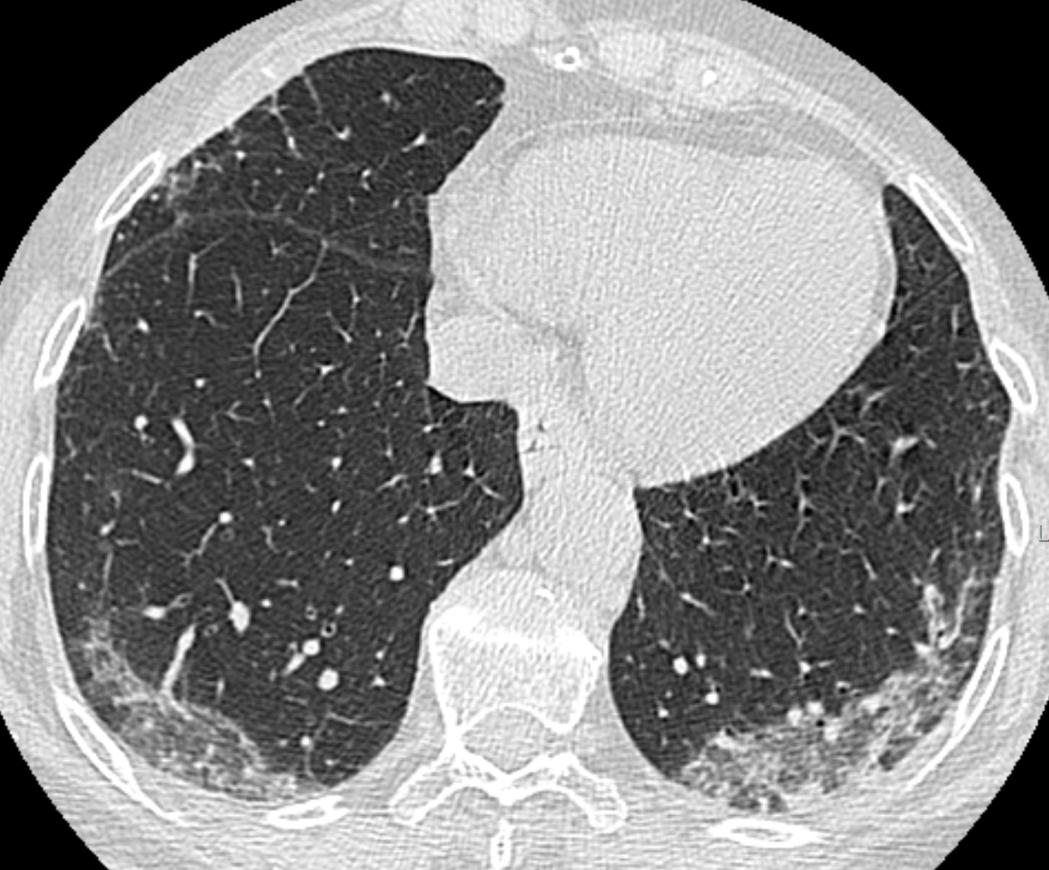
%> input picture New_images/CT_14.jpg, 1049 x 870 px
$ octave scartissueratio.m   (GNU Octave 9; MATLAB toolbox functions it lacks are replaced by stand-ins)
%> lines starting %> are read from the running program, lines starting %| are printed output that depends on the picture; in (x1, y1, x2, y2) boxes, pixels count from 0 and x2, y2 are one past the last pixel; in counts of white or black regions, pixels touching at a corner belong together; the program's own positions count from 1
I = imread('CT_14.jpg'); % arbitary ct scan
%> I is the input picture: size 870x1049x3 uint8; mean R, G, B 135.9, 135.9, 135.9
    I = im2double(I);
%> I: size 870x1049x3 double
    I = im2gray(I);
%> I: size 870x1049 double

    %edge detection of lungs
    s = uint8(255 * mat2gray(I));
    s = imbinarize(s);
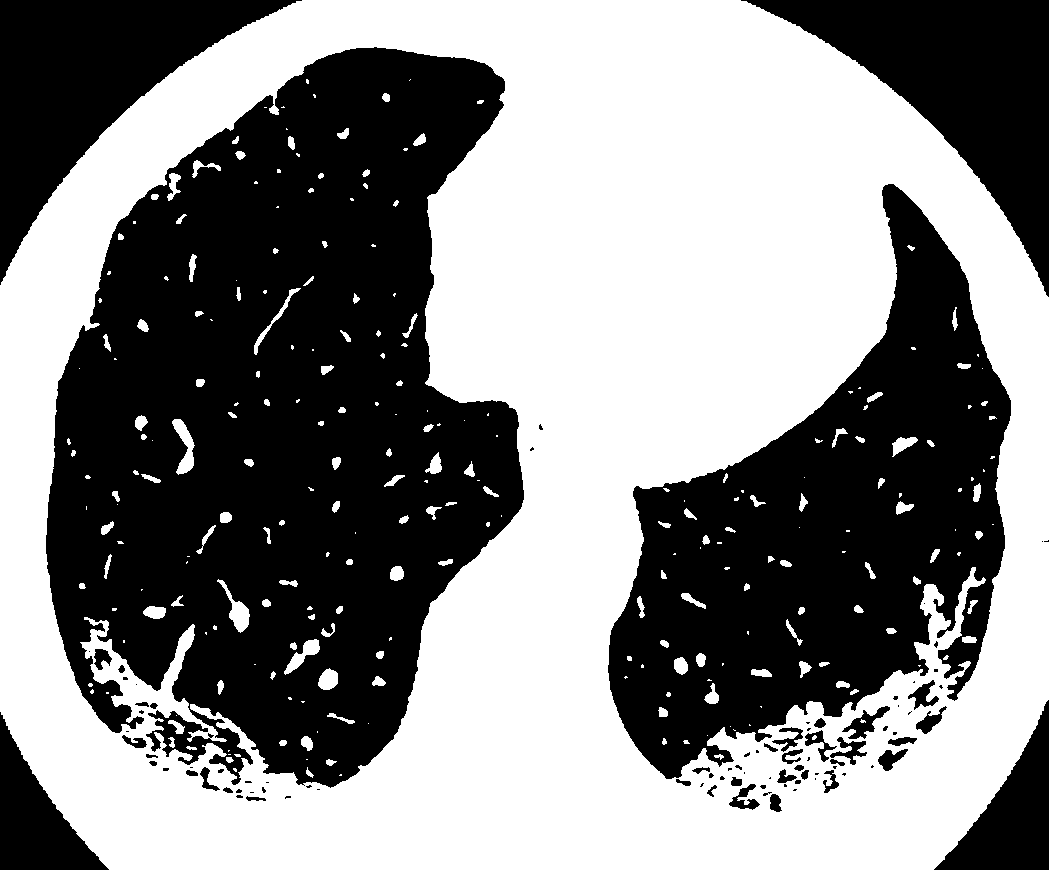
%> s: size 870x1049 logical; 52.2% white; 92 black regions (52 under 20 px), largest, box (x1, y1, x2, y2) and area: (46, 47, 524, 788) 232700, (608, 184, 1011, 779) 116634, (741, 0, 1049, 297) 33556
    binaryImage = xor(s,imerode(s, true(3)));
%> binaryImage: size 870x1049 logical; 2.2% white in thin lines or dots

    %fills in surface area of lungs
    binaryImage = imfill(binaryImage, 'holes');
%> binaryImage: size 870x1049 logical; 41.7% white; 58 white regions (8 under 20 px), largest, box (x1, y1, x2, y2) and area: (45, 46, 525, 792) 246966, (607, 183, 1012, 794) 127074, (728, 776, 761, 811) 656
    lungsMask = imfill(binaryImage, 'holes');

    %takes the two largest 'blobs' (aka the lungs)
    [labeledImage, numberOfBlobs] = bwlabel(binaryImage);
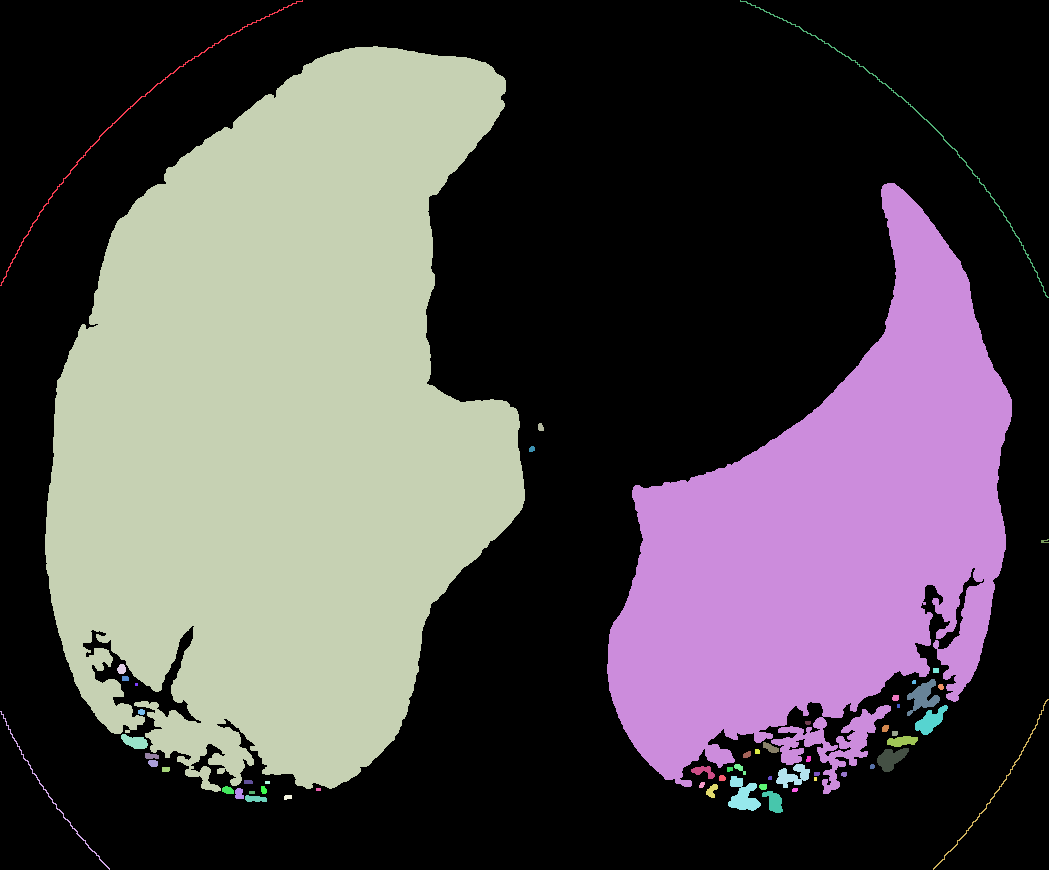
%> labeledImage: size 870x1049 double; 59 distinct labels, from 0 to 58; one colour per label, 0 black
%> numberOfBlobs = 58
    blobMeasurements = regionprops(labeledImage, 'area', 'Centroid');
%> blobMeasurements = 58 regions; largest, Area and Centroid: 246966 [279.3 427], 127074 [826.6 542.2], 656 [743.9 796.4], 608 [915.5 129.8], 590 [133.1 124.4]
    allAreas = [blobMeasurements.Area];
%> allAreas = 58 values, max 246966 at index 3, min 9 at index 7, mean 6569.1
    [sortedAreas, sortIndexes] = sort(allAreas, 'descend');
%> sortedAreas = 58 values, max 246966 at index 1, min 9 at index 58, mean 6569.1; sortIndexes = 58 values, max 58 at index 50, min 1 at index 5, mean 29.5
    biggestBlob = ismember(labeledImage, sortIndexes(1:2));
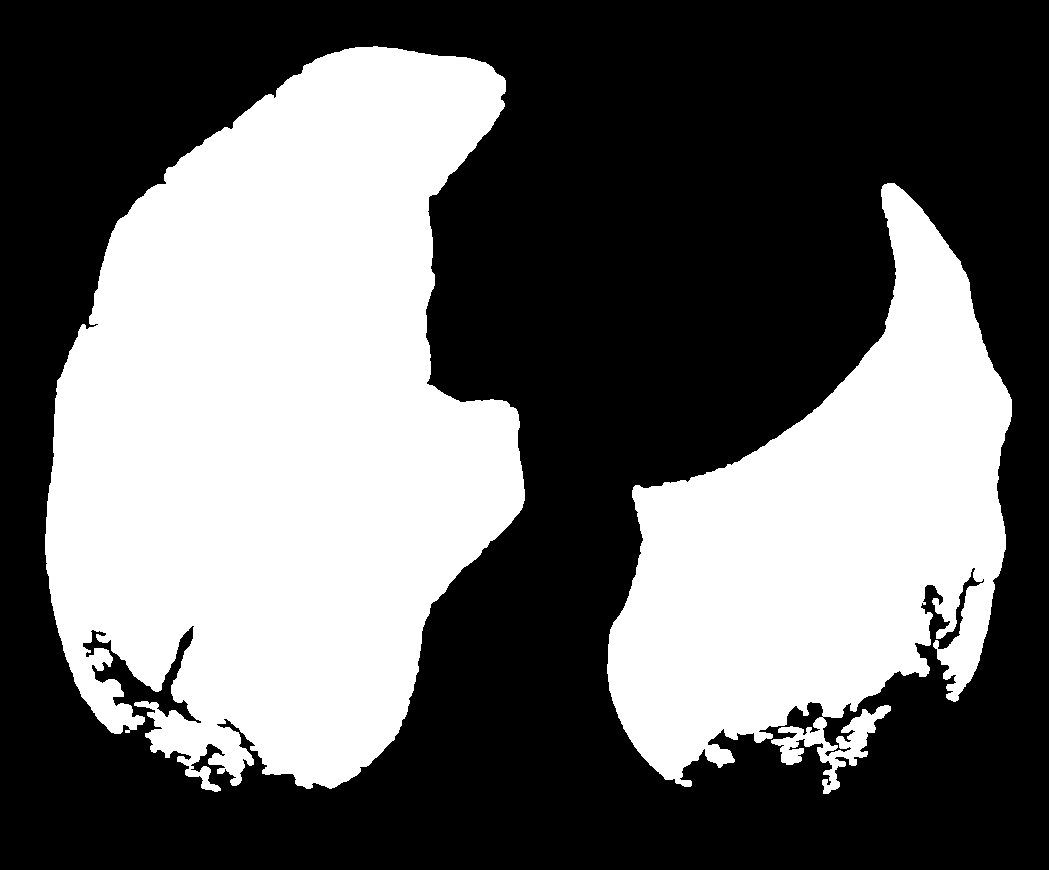
%> biggestBlob: size 870x1049 logical; 41% white; 2 white regions, box (x1, y1, x2, y2) and area: (45, 46, 525, 792) 246966, (607, 183, 1012, 794) 127074
    binaryImage = biggestBlob > 0;

    %masks the pixel index of lungs to original image
    lungIm = I;
    lungIm(binaryImage == 0) = 0;

    %identifies scar tissue
    scar = lungIm;
    scar(scar < .5) = 0;


    figure(1)
    subplot(1,5,1); imshow(I)
    subplot(1,5,2); imshow(binaryImage)
    subplot(1,5,3); imshow(lungIm)
    subplot(1,5,4); imshow(scar)
    %create scar binary image
    scarbinary = scar > 0.01;
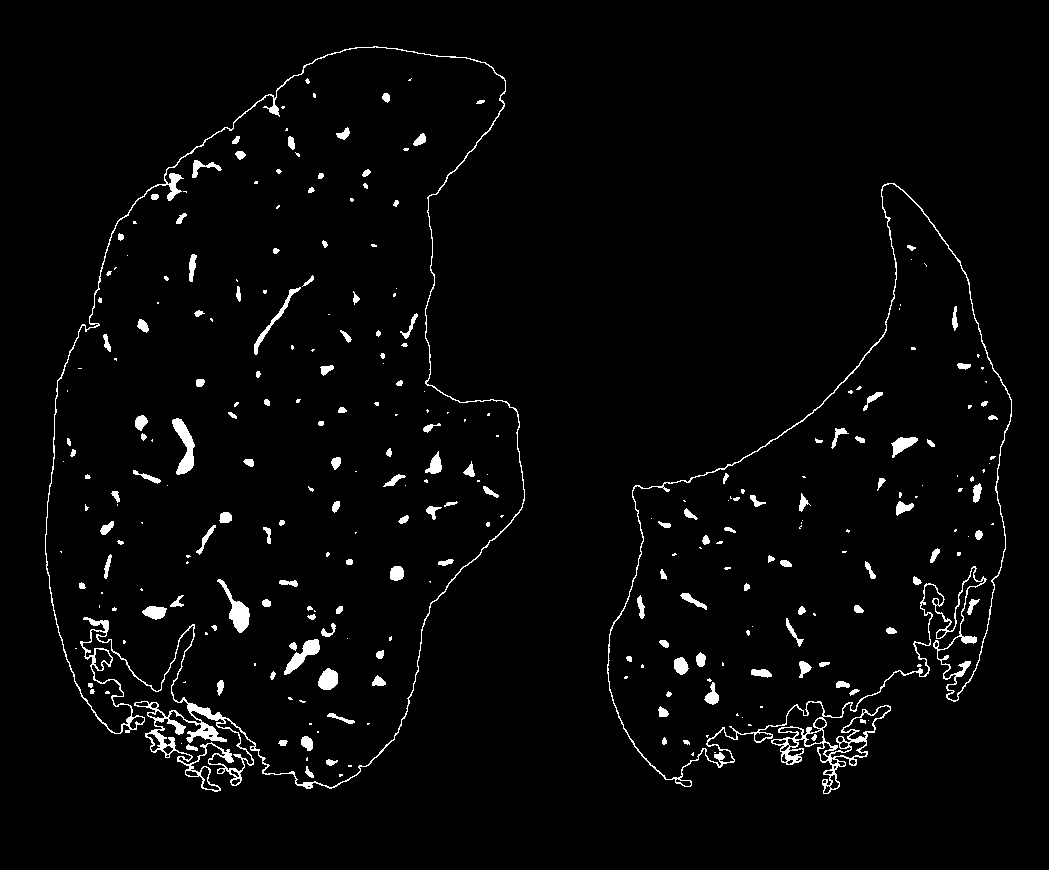
%> scarbinary: size 870x1049 logical; 2.8% white; 289 white regions (138 under 20 px), largest, box (x1, y1, x2, y2) and area: (45, 46, 525, 792) 6791, (607, 183, 1012, 794) 5588, (172, 418, 195, 475) 620
    subplot(1,5,5); imshow(scarbinary)
    %find ratio of scar pixels versus total lung volume based on the
    %segmented lungs
    scarbinary(scarbinary == 0) = [];
    binaryImage(binaryImage == 0) = [];
    ScarRatio = 1 - (length(binaryImage) - length(scarbinary))/(length(binaryImage));
%> ScarRatio = 0.0685

$ run again, with New_images/CT_1.jpg copied over New_images/CT_14.jpg
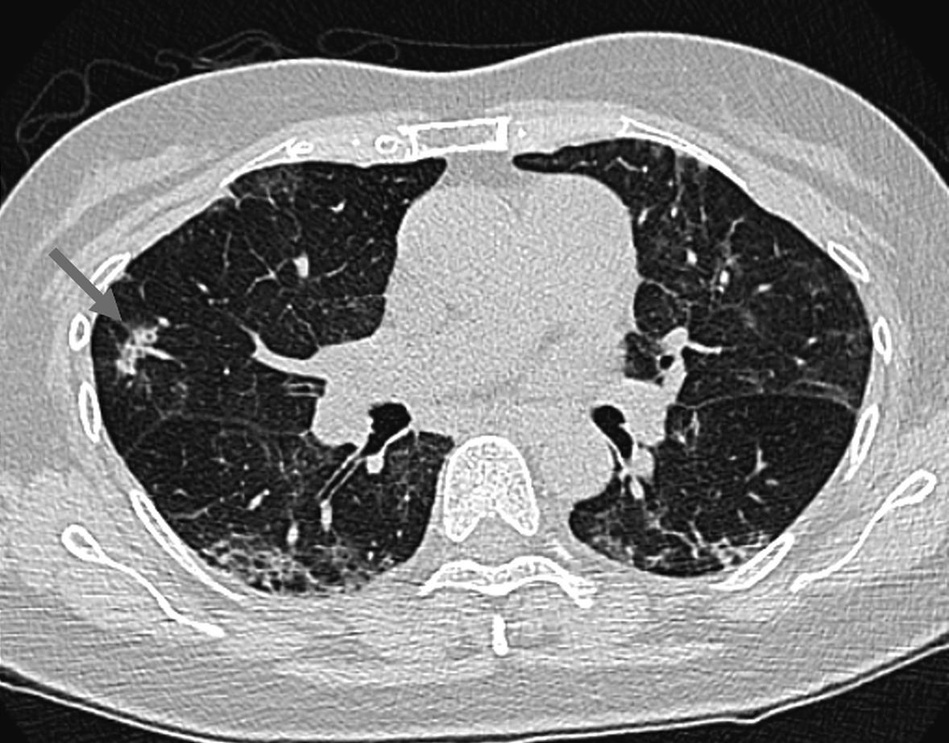
%> input picture New_images/CT_1.jpg, 949 x 743 px, shrunk from 1178 x 922 before the run
%> I is the input picture: size 743x949x3 uint8; min 0, max 255, mean 126.4
%> `[labeledImage, numberOfBlobs] = bwlabel(binaryImage);`:
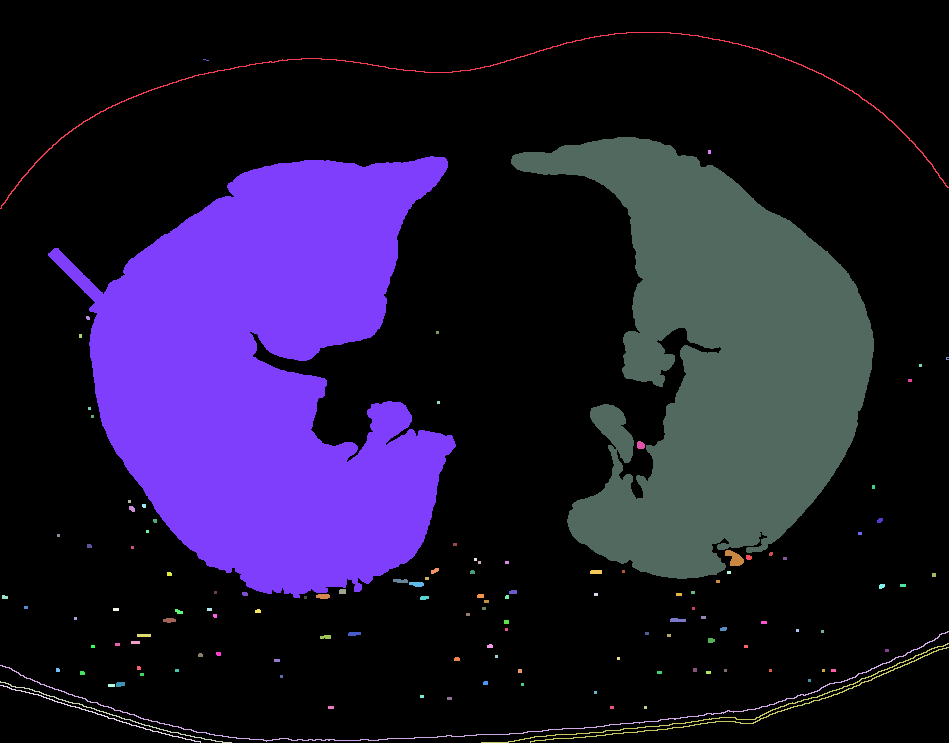
%> labeledImage: size 743x949 double; 128 distinct labels, from 0 to 127; one colour per label, 0 black
%> numberOfBlobs = 127
%> blobMeasurements = 127 regions; largest, Area and Centroid: 106511 [268 377.3], 84608 [720.4 363.8], 1311 [477 87.9], 1163 [480.3 711.3], 1091 [740.3 707.7]
%> allAreas = 127 values, max 106511 at index 7, min 6 at index 37, mean 1555.8
%> sortedAreas = 127 values, max 106511 at index 1, min 6 at index 127, mean 1555.8; sortIndexes = 127 values, max 127 at index 126, min 1 at index 3, mean 64
%> biggestBlob: size 743x949 logical; 27.1% white; 2 white regions, box (x1, y1, x2, y2) and area: (48, 156, 456, 598) 106511, (511, 137, 874, 579) 84608
%> `scarbinary = scar > 0.01;`:
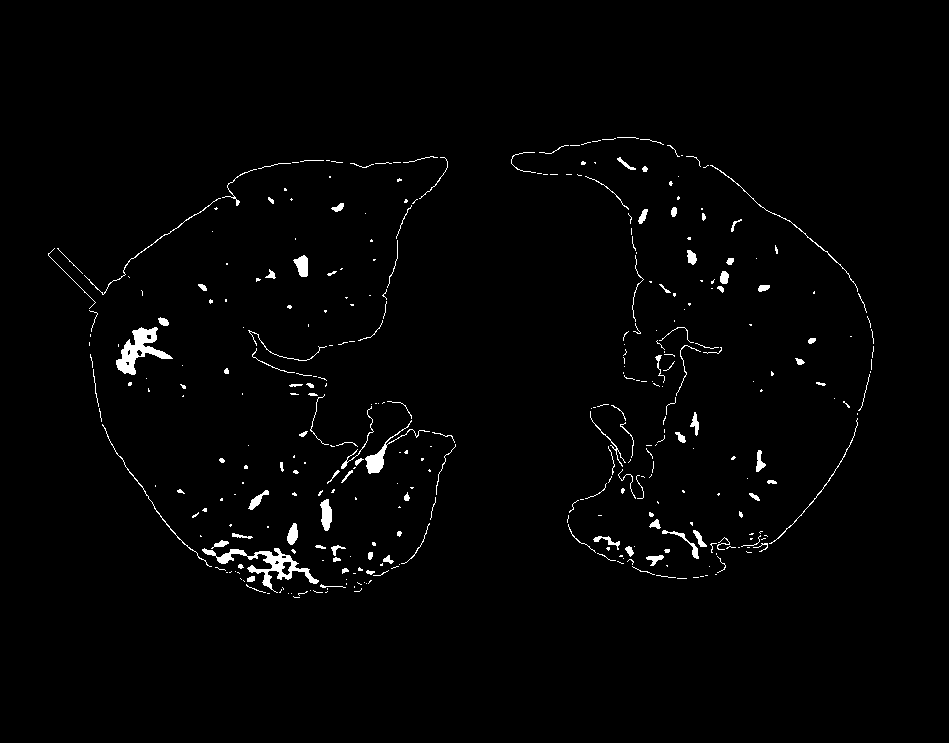
%> scarbinary: size 743x949 logical; 1.6% white; 361 white regions (237 under 20 px), largest, box (x1, y1, x2, y2) and area: (202, 548, 319, 593) 1159, (116, 327, 173, 375) 1038, (365, 420, 430, 474) 450

$ run again, with New_images/CT_10.jpg copied over New_images/CT_14.jpg
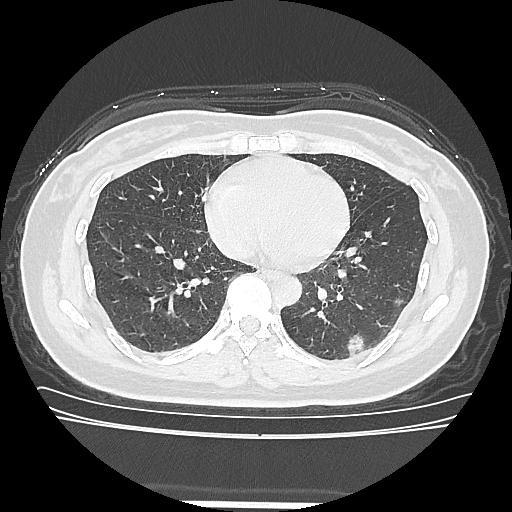
%> input picture New_images/CT_10.jpg, 512 x 512 px
%> I is the input picture: size 512x512x3 uint8; min 0, max 255, mean 109.6
%> `[labeledImage, numberOfBlobs] = bwlabel(binaryImage);`:
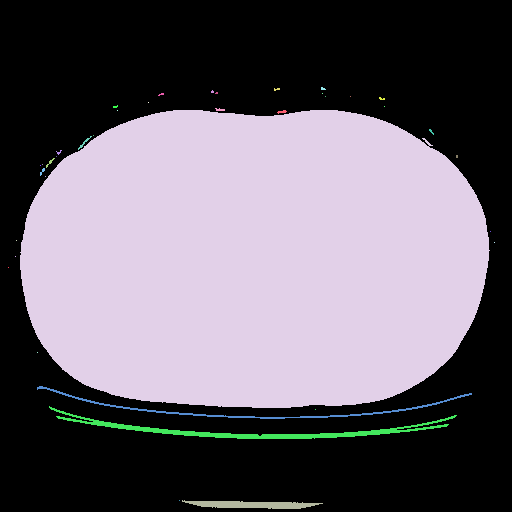
%> labeledImage: size 512x512 double; 39 distinct labels, from 0 to 38; one colour per label, 0 black
%> numberOfBlobs = 38
%> blobMeasurements = 38 regions; largest, Area and Centroid: 118457 [254.8 260.5], 1905 [252.8 430.9], 862 [251.5 409.4], 785 [252.5 505.2], 33 [84.9 143.4]
%> allAreas = 38 values, max 118457 at index 4, min 1 at index 1, mean 3216.8
%> sortedAreas = 38 values, max 118457 at index 1, min 1 at index 20, mean 3216.8; sortIndexes = 38 values, max 38 at index 38, min 1 at index 20, mean 19.5
%> biggestBlob: size 512x512 logical; 45.9% white; 2 white regions, box (x1, y1, x2, y2) and area: (20, 110, 490, 408) 118457, (49, 406, 457, 439) 1905
%> scar: size 512x512 double; min 0, max 1, mean 0.288
%> `scarbinary = scar > 0.01;`:
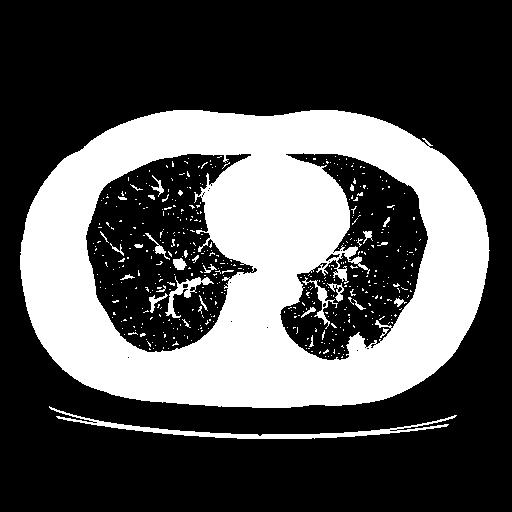
%> scarbinary: size 512x512 logical; 32.6% white; 488 white regions (456 under 20 px), largest, box (x1, y1, x2, y2) and area: (20, 110, 490, 408) 79868, (49, 406, 457, 439) 1894, (165, 276, 214, 318) 477
